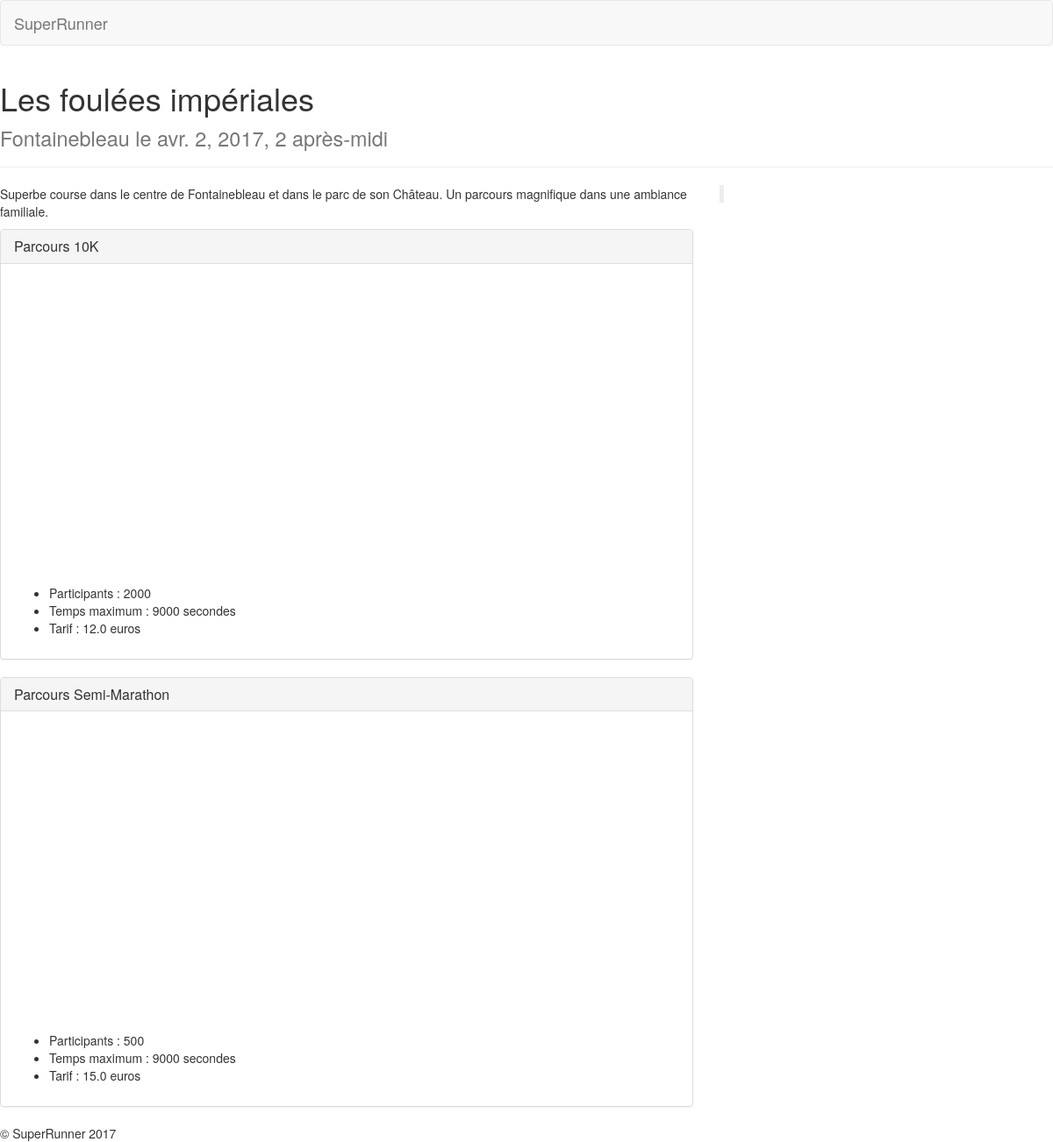
The page /content/race/1 on the database its author committed.
### content/models.py (models this page shows, shortened)
class Race(models.Model):
    name = models.CharField(max_length=100)
    city = models.CharField(max_length=100)
    postal_code = models.CharField(max_length=100)
    latitude = models.FloatField()
    longitude = models.FloatField()
    facebook_page_url = models.URLField(max_length=1000,default="")
    description = models.CharField(max_length=10000)
    date_start = models.DateTimeField(auto_now_add=False, auto_now=False)
    date_creation = models.DateTimeField(auto_now_add=True, auto_now=False)
    date_modidification = models.DateTimeField(auto_now_add=False, auto_now=True)

class Route(models.Model):
	distance_meter = models.IntegerField()
	max_runner_number = models.IntegerField()
	max_time = models.IntegerField()
	price = models.FloatField()
	race = models.ForeignKey('Race')
	path_url = models.URLField(max_length=1000)
	date_start = models.DateTimeField(auto_now_add=False, auto_now=False)

### content/views.py (the view)
# urls.py: url(r'race/(?P<id_race>[0-9]*)$', views.race, name='race'),
def race(request,id_race=1):
	race = Race.objects.filter(id=id_race)[0]
	routes = race.route_set.all()
	return render(request, 'content/race.html', {'race': race, 'routes':routes})

### content/templatetags/helpers_content.py (called while the page is built)
@register.filter
def get_race_name(value):
	switcher = {
        21097: "Semi-Marathon",
        42195: "Marathon",
    }
	return switcher.get(value, str(round(value/1000))+"K")

### content/templates/content/race.html (shortened to what this page needs)
{% extends "base.html" %}
{% load helpers_content %}
{% block content %}
<div class="page-header">
	<h1>{{ race.name }}<br/><small>{{ race.city }} le {{ race.date_start }}</small></h1>
</div>
<div class="row">
	<div class="col-sm-6 col-md-8">
		<p>{{ race.description }}</p>
		{% for route in routes %}
		<div class="panel panel-default">
			<div class="panel-heading">
				<h3 class="panel-title">Parcours {{ route.distance_meter|get_race_name }}</h3>
			</div>
			<div class="panel-body">
				{% include "content/includes/map/mapHtml.html" with route=route%}
				<ul>
					<li>Participants : {{ route.max_runner_number }} </li>
					<li>Temps maximum : {{ route.max_time }} secondes</li>
					<li>Tarif : {{ route.price }} euros</li>
				</ul>
			</div>
		</div>
		{% endfor %}
	</div>
	{% if race.facebook_page_url %}
		<div class="col-sm-6 col-md-4">{% include "content/includes/facebook/page/pageHtml.html" with url=race.facebook_page_url%}</div>
	{% endif %}
</div>
{% endblock %}

### content/templates/content/includes/map/mapHtml.html (shortened to what this page needs)
<div id="map{{ route.id }}" class="map"></div>

### content/templates/content/includes/map/mapHtml.html (style rules this page uses)
.map { height: 350px; width: 100%; }

### rows shown on the page
Race: name "Les foulées impériales", city "Fontainebleau", date_start "avr. 2, 2017, 2 après-midi", description "Superbe course dans le centre de Fontainebleau et dans le parc de son Château. Un parcours magnifique dans une ambiance familiale."
Route: distance_meter|get_race_name "10K", max_runner_number "2000", max_time "9000", price "12.0"
Route: distance_meter|get_race_name "Semi-Marathon", max_runner_number "500", max_time "9000", price "15.0"
